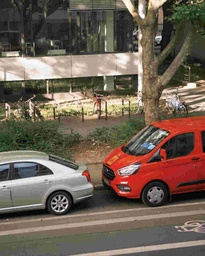
#> input picture res/m1_q10_444_adaptive_8.jpg, 205 x 256 px, shrunk from 1080 x 1350 before the run
$ python evals.py res/m1_q10_444_adaptive_8.jpg
#> lines starting #> are read from the running program, lines starting #| are printed output that depends on the picture
### encoder.py
import numpy as np
import imageio.v3 as io

from typing import Optional, Union, Literal, Dict, Tuple, List
from collections import defaultdict
from pathlib import Path
from dataclasses import dataclass
import math
import struct
import sys
import argparse

Subsampling = Literal["gray", "444", "422", "420"]

LUMA_QUANT_TABLE = np.array([
    [16, 11, 10, 16, 24, 40, 51, 61],
    [12, 12, 14, 19, 26, 58, 60, 55],
    [14, 13, 16, 24, 40, 57, 69, 56],
    [14, 17, 22, 29, 51, 87, 80, 62],
    [18, 22, 37, 56, 68, 109, 103, 77],
    [24, 35, 55, 64, 81, 104, 113, 92],
    [49, 64, 78, 87, 103, 121, 120, 101],
    [72, 92, 95, 98, 112, 100, 103, 99]
    ])
CHROMA_QUANT_TABLE = np.array([
    [17, 18, 24, 47, 99, 99, 99, 99],
    [18, 21, 26, 66, 99, 99, 99, 99],
    [24, 26, 56, 99, 99, 99, 99, 99],
    [47, 66, 99, 99, 99, 99, 99, 99],
    [99, 99, 99, 99, 99, 99, 99, 99],
    [99, 99, 99, 99, 99, 99, 99, 99],
    [99, 99, 99, 99, 99, 99, 99, 99],
    [99, 99, 99, 99, 99, 99, 99, 99]
    ])
ZIGZAG = np.array([
    0, 1, 8, 16, 9, 2, 3, 10,
    17, 24, 32, 25, 18, 11, 4, 5,
    12, 19, 26, 33, 40, 48, 41, 34,
    27, 20, 13, 6, 7, 14, 21, 28,
    35, 42, 49, 56, 57, 50, 43, 36,
    29, 22, 15, 23, 30, 37, 44, 51,
    58, 59, 52, 45, 38, 31, 39, 46,
    53, 60, 61, 54, 47, 55, 62, 63
    ])

LUMA_DC_BITS = [0x00, 0x01, 0x05, 0x01, 0x01, 0x01, 0x01, 0x01,     # [T.81] - Table K.3
                0x01, 0x00, 0x00, 0x00, 0x00, 0x00, 0x00, 0x00]
CHROMA_DC_BITS = [0x00, 0x03, 0x01, 0x01, 0x01, 0x01, 0x01, 0x01,   # [T.81] - Table K.4
                  0x01, 0x01, 0x01, 0x00, 0x00, 0x00, 0x00, 0x00]
DC_VAL = [0x00, 0x01, 0x02, 0x03, 0x04, 0x05, 0x06, 0x07, 0x08, 0x09, 0x0A, 0x0B]

LUMA_AC_BITS = [0x00, 0x02, 0x01, 0x03, 0x03, 0x02, 0x04, 0x03,     # [T.81] - Table K.5
                0x05, 0x05, 0x04, 0x04, 0x00, 0x00, 0x01, 0x7D]
LUMA_AC_VAL = [0x01,0x02,0x03,0x00,0x04,0x11,0x05,0x12,0x21,0x31,0x41,0x06,0x13,0x51,0x61,0x07,
               0x22,0x71,0x14,0x32,0x81,0x91,0xA1,0x08,0x23,0x42,0xB1,0xC1,0x15,0x52,0xD1,0xF0,
               0x24,0x33,0x62,0x72,0x82,0x09,0x0A,0x16,0x17,0x18,0x19,0x1A,0x25,0x26,0x27,0x28,
               0x29,0x2A,0x34,0x35,0x36,0x37,0x38,0x39,0x3A,0x43,0x44,0x45,0x46,0x47,0x48,0x49,
               0x4A,0x53,0x54,0x55,0x56,0x57,0x58,0x59,0x5A,0x63,0x64,0x65,0x66,0x67,0x68,0x69,
               0x6A,0x73,0x74,0x75,0x76,0x77,0x78,0x79,0x7A,0x83,0x84,0x85,0x86,0x87,0x88,0x89,
               0x8A,0x92,0x93,0x94,0x95,0x96,0x97,0x98,0x99,0x9A,0xA2,0xA3,0xA4,0xA5,0xA6,0xA7,
               0xA8,0xA9,0xAA,0xB2,0xB3,0xB4,0xB5,0xB6,0xB7,0xB8,0xB9,0xBA,0xC2,0xC3,0xC4,0xC5,
               0xC6,0xC7,0xC8,0xC9,0xCA,0xD2,0xD3,0xD4,0xD5,0xD6,0xD7,0xD8,0xD9,0xDA,0xE1,0xE2,
               0xE3,0xE4,0xE5,0xE6,0xE7,0xE8,0xE9,0xEA,0xF1,0xF2,0xF3,0xF4,0xF5,0xF6,0xF7,0xF8,
               0xF9,0xFA]
CHROMA_AC_BITS = [0x00, 0x02, 0x01, 0x02, 0x04, 0x04, 0x03, 0x04,   # [T.81] - Table K.6
                  0x07, 0x05, 0x04, 0x04, 0x00, 0x01, 0x02, 0x77]
CHROMA_AC_VAL = [0x00,0x01,0x02,0x03,0x11,0x04,0x05,0x21,0x31,0x06,0x12,0x41,0x51,0x07,0x61,0x71,
                 0x13,0x22,0x32,0x81,0x08,0x14,0x42,0x91,0xA1,0xB1,0xC1,0x09,0x23,0x33,0x52,0xF0,
                 0x15,0x62,0x72,0xD1,0x0A,0x16,0x24,0x34,0xE1,0x25,0xF1,0x17,0x18,0x19,0x1A,0x26,
                 0x27,0x28,0x29,0x2A,0x35,0x36,0x37,0x38,0x39,0x3A,0x43,0x44,0x45,0x46,0x47,0x48,
                 0x49,0x4A,0x53,0x54,0x55,0x56,0x57,0x58,0x59,0x5A,0x63,0x64,0x65,0x66,0x67,0x68,
                 0x69,0x6A,0x73,0x74,0x75,0x76,0x77,0x78,0x79,0x7A,0x82,0x83,0x84,0x85,0x86,0x87,
                 0x88,0x89,0x8A,0x92,0x93,0x94,0x95,0x96,0x97,0x98,0x99,0x9A,0xA2,0xA3,0xA4,0xA5,
                 0xA6,0xA7,0xA8,0xA9,0xAA,0xB2,0xB3,0xB4,0xB5,0xB6,0xB7,0xB8,0xB9,0xBA,0xC2,0xC3,
                 0xC4,0xC5,0xC6,0xC7,0xC8,0xC9,0xCA,0xD2,0xD3,0xD4,0xD5,0xD6,0xD7,0xD8,0xD9,0xDA,
                 0xE2,0xE3,0xE4,0xE5,0xE6,0xE7,0xE8,0xE9,0xEA,0xF2,0xF3,0xF4,0xF5,0xF6,0xF7,0xF8,
                 0xF9,0xFA]
DEFAULT_DHT = {(0, 0): (LUMA_DC_BITS, DC_VAL),    # (coeff, channel)
               (1, 0): (LUMA_AC_BITS, LUMA_AC_VAL),
               (0, 1): (CHROMA_DC_BITS, DC_VAL),
               (1, 1): (CHROMA_AC_BITS, CHROMA_AC_VAL)}

@dataclass(frozen=True)
class Component:
    cid: int
    name: str
    v: int      # Sampling factor
    h: int
    qid: int    # 0 - Luminance, 1 - Chrominance
    dcid: int
    acid: int

@dataclass
class PreprocessedImage:
    height: int
    width: int
    subsampling: Subsampling
    components: List[Component]
    planes: Dict[str, np.ndarray]
    qtables: Dict[int, np.ndarray]
    max_v: int
    max_h: int
    mcu_h: int
    mcu_w: int
    precision: int
    quant_cache: List[Optional[List[Optional[np.ndarray]]]]

class BitWriter:
    # [36 lines left out: functions __init__, write, flush, not called in this run]

class _Counter:
    def __init__(self, freq: List[int]):
        self.freq = freq
    def __getitem__(self, symbol: int):
        self.freq[symbol] += 1
        return (0, 0)

class SymbolCounter:
    # [13 lines left out: functions __init__, __getitem__, not called in this run]

    def write(self, code: int, length: int):
        pass
    def flush(self):
        return b""

# Process image
# [13 lines left out: function normalizeImage, not called in this run]

def RGB2YCbCr(rgb: np.ndarray, precision: int = 8) -> Tuple[np.ndarray, np.ndarray, np.ndarray]:
    """
    RGB to YCbCr conversion
    Four decimal position accuracy
    [T.871]
    """
    x = rgb.astype(np.float64)
    r, g, b = x[:, :, 0], x[:, :, 1], x[:, :, 2]
    y = 0.299 * r + 0.587 * g + 0.114 * b
    cb = -0.1687 * r - 0.3313 * g + 0.5 * b + (1 << (precision - 1))
    cr = 0.5 * r - 0.4187 * g - 0.0813 * b + (1 << (precision - 1))
    return y, cb, cr

def getTargetSize(n: int, m: int) -> int:
    return -(-n // m) * m

# [65 lines left out: functions padEdge, downsample, preprocessImage, not called in this run]

# DCT & Quantization
def generateDCT():
    """
    8x8 orthonormal DCT of Type-II
    """
    t = np.zeros((8, 8), dtype=np.float64)
    for i in range(8):
        a = math.sqrt(1 / 8) if i == 0 else math.sqrt(2 / 8)
        for j in range(8):
            t[i, j] = a * math.cos(((2 * j + 1) * i * math.pi) / 16)
    return t

DCT = generateDCT()
DCT_T = DCT.T

# [170 lines left out: functions generateQuantTable, quantizeBlock, buildSymbolMap, predictSample, buildScanTables, _buildScanTable and 1 more, not called in this run]

def category(value: int) -> int:
    t = abs(int(value))
    return 0 if t == 0 else t.bit_length()

# [159 lines left out: functions encodeSample, getEntropyData, getMCUs, encodeBlock, not called in this run]

# Marker
def u16_BE(x: int) -> bytes:
    return struct.pack(">H", x)

# [8 lines left out: function buildMarker, not called in this run]

def getAPP0_JFIF():
    payload = (b"JFIF\x00" + bytes([1, 1]) + bytes([0]) + u16_BE(1) + u16_BE(1) + bytes([0, 0]))
    return buildMarker(0xE0, payload)

# [164 lines left out: functions getDQT, getSOF, getHuffmanTables, _getHuffmanTable, getScanHeader, encodeOutput and 3 more, not called in this run]

# [2 lines that do not run on import are left out]

### decoder.py
import numpy as np

from typing import Optional, Union, Dict, Tuple, List
from pathlib import Path
from dataclasses import dataclass
import struct
import argparse

import matplotlib
import matplotlib.pyplot as plt
matplotlib.use("QtAgg")

from encoder import ZIGZAG, DCT, DCT_T

@dataclass
class Component:
    cid: int
    name: str
    v: int
    h: int
    qid: int
    dcid: int = 0
    acid: int = 0

@dataclass
class Scan:
    components: List[Component]
    Ss: int
    Se: int
    Ah: int
    Al: int
    data: bytes
    predictor: int
    htables: Dict[Tuple[int, int], Dict[Tuple[int, int], int]]

@dataclass
class ParsedImage:
    height: int
    width: int
    components: List[Component]
    qtables: Dict[int, np.ndarray]
    htables: Dict[Tuple[int, int], Dict[Tuple[int, int], int]]
    scans: List[Scan]
    precision: int
    lossless: bool

class BitReader:
    def __init__(self, data: bytes):
        self.data = data
        self.pos = 0
        self.acc = 0
        self.nbits = 0

    def read(self, n: int):
        value = 0
        for _ in range(n):
            value = (value << 1) | self.readBit()
        return value

    def readBit(self):
        if self.nbits == 0:
            self.acc = self.data[self.pos]
            self.pos += 1
            if self.acc == 0xFF:
                if self.data[self.pos] == 0x00:
                    self.pos += 1   # Byte destuffing
                else: raise ValueError("Unexpected marker")
            self.nbits = 8

        self.nbits -= 1
        return (self.acc >> self.nbits) & 1

def as_u16(data: bytes, i: int) -> int:
    return struct.unpack(">H", data[i:i + 2])[0]

def inverseDCT(zigzag: np.ndarray, qtable: np.ndarray, precision: int = 8) -> np.ndarray:
    zz = np.zeros(64, dtype=np.float64)
    zz[ZIGZAG] = zigzag

    coeff = zz.reshape(8, 8)
    inv = DCT_T @ (coeff * qtable) @ DCT + (1 << (precision - 1))
    return np.clip(inv, 0, (1 << precision) - 1)

def readSegment(data: bytes, i: int) -> Tuple[bytes, int]:
    length = as_u16(data, i)
    return data[i + 2:i + length], i + length

def readMarker(data: bytes, i: int) -> Tuple[int, int]:
    while i < len(data) and data[i] != 0xFF: i += 1
    if i >= len(data):
        raise ValueError("Marker not found")
    while i < len(data) and data[i] == 0xFF: i += 1
    if i >= len(data):
        raise ValueError("Marker symbol not found")
    return data[i], i + 1

def readScanData(data: bytes, pos: int):
    i0 = pos

    while pos < len(data):
        if data[pos] != 0xFF:
            pos += 1
            continue

        if data[pos + 1] == 0x00:
            pos += 2
            continue

        if data[pos + 1] in (0xC4, 0xD9, 0xDA):
            return data[i0:pos], pos

        raise ValueError("Unexpected marker")
    raise ValueError("Missing EOI marker")

# Parser
def parseImage(source: Union[str, Path, bytes]) -> ParsedImage:
    if isinstance(source, (str, Path)):
        data = Path(source).read_bytes()
    else:
        data = source

    if len(data) < 2 or data[:2] != b"\xFF\xD8":
        raise ValueError("Missing SOI marker")

    height, width, precision = None, None, None
    components = None
    qtables, htables = {}, {}
    scans = []
    predictor = None
    lossless = False

    pos = 2
    while pos < len(data):
        marker, pos = readMarker(data, pos)
        if marker == 0xD9:      # EOI
            break

        payload, pos = readSegment(data, pos)

        if marker == 0xDA:      # SOS
            if components is None:
                raise ValueError("SOS before SOF")
            scan_components, Ss, Se, Ah, Al = parseSOS(payload, components)
            if lossless: predictor = Ss
            scan_data, pos = readScanData(data, pos)
            scans.append(Scan(scan_components, Ss, Se, Ah, Al, scan_data, predictor, dict(htables)))

        elif marker == 0xDB:    # DQT
            parseDQT(payload, qtables)
        elif marker == 0xC4:    # DHT
            parseHuffmanTables(payload, htables)
        elif marker in (0xC0, 0xC1, 0xC2, 0xC3):
            height, width, components, precision = parseSOF(payload)
            if marker == 0xC3: lossless = True

    if None in (height, width, components):
        raise ValueError("Missing SOF0")
    if not scans:
        raise ValueError("Missing scan data")

    return ParsedImage(height, width, components, qtables, htables, scans, precision, lossless)

def parseDQT(payload, qtables) -> None:
    pos = 0
    while pos < len(payload):
        Pq = payload[pos] >> 4
        table_size = 64 * (Pq + 1)
        qid = payload[pos] & 0x0F
        pos += 1

        zz = np.zeros(64, dtype=np.float64)
        if Pq:
            zz[ZIGZAG] = np.asarray([as_u16(payload, pos + i) for i in range(0, 128, 2)]).astype(np.float64)
        else:
            zz[ZIGZAG] = np.asarray(bytearray(payload[pos:pos + table_size]), dtype=np.uint8).astype(np.float64)
        qtables[qid] = zz.reshape(8, 8)
        pos += table_size

def parseHuffmanTables(payload, htables) -> None:
    pos = 0
    while pos < len(payload):
        table_class = payload[pos] >> 4
        table_id = payload[pos] & 0x0F
        if table_class not in (0, 1):
            raise ValueError("Invalid table class")
        pos += 1

        bits = list(payload[pos:pos + 16])
        count = sum(bits)
        pos += 16

        values = list(payload[pos:pos + count])
        pos += count

        htables[(table_class, table_id)] = _buildDecodeMap(bits, values)

def _buildDecodeMap(bits, values):
    map = {}
    code = 0
    pos = 0

    for length in range(1, 17):
        for _ in range(bits[length - 1]):
            map[(code, length)] = int(values[pos])
            code += 1
            pos += 1
        code <<= 1
    return map

def parseSOF(payload: bytes) -> Tuple[int, int, List[Component], int]:
    precision = payload[0]
    height, width = as_u16(payload, 1), as_u16(payload, 3)
    Nf = payload[5]

    pos = 6
    components = []
    for _ in range(Nf):
        cid = payload[pos]
        size = payload[pos + 1]
        qid = payload[pos + 2]

        h, v = size >> 4, size & 0x0F
        name = {1: "Y", 2: "Cb", 3: "Cr"}.get(cid)
        components.append(Component(cid, name, v, h, qid))

        pos += 3

    return height, width, components, precision

def parseSOS(payload: bytes, components: List[Component]) -> Tuple[List[Component], int, int, int, int]:
    Ns = payload[0]
    if Ns > 4:
        raise ValueError("Invalid number of image components")

    pos = 1
    scan_components = []
    for _ in range(Ns):
        cid = payload[pos]
        pos += 1

        c = next(c for c in components if c.cid == cid)
        if c.cid != cid:
            raise ValueError("Unmatched component ID")
        c.dcid = payload[pos] >> 4
        c.acid = payload[pos] & 0x0F
        scan_components.append(Component(c.cid, c.name, c.v, c.h, c.qid, c.dcid, c.acid))
        pos += 1

    Ss, Se = payload[pos], payload[pos + 1]
    Ah, Al = payload[pos + 2] >> 4, payload[pos + 2] & 0x0F

    return scan_components, Ss, Se, Ah, Al

# Decoder
# [28 lines left out: function reconstructSample, not called in this run]

def decodePlanes(im: ParsedImage) -> Dict[str, np.ndarray]:
    max_v = max(c.v for c in im.components)
    max_h = max(c.h for c in im.components)

    mcu_h, mcu_w = max_v * 8, max_h * 8
    mcu_rows = (im.height + mcu_h - 1) // mcu_h
    mcu_cols = (im.width + mcu_w - 1) // mcu_w

    coeffs = {}
    planes = {}
    for c in im.components:
        if im.lossless:
            h = -(-im.height * c.v // max_v)
            w = -(-im.width * c.h // max_h)
            planes[c.name] = np.zeros((h, w), dtype=np.int32)
        else:
            coeffs[c.name] = np.zeros((mcu_rows * c.v, mcu_cols * c.h, 64), dtype=np.float64)

    for scan in im.scans:
        br = BitReader(scan.data)

        if im.lossless:
            for c in scan.components:
                table = scan.htables[(0, c.dcid)]
                plane = planes[c.name]
                h, w = plane.shape

                for y in range(h):
                    for x in range(w):
                        Px = reconstructSample(plane, y, x, scan.predictor, im.precision)
                        ssss = readCodeword(br, table)
                        diff = getCoeff(br, ssss)
                        plane[y, x] = Px + diff

        elif scan.Ss == 0:
            pred = {c.cid: 0 for c in scan.components}
            for my in range(mcu_rows):
                for mx in range(mcu_cols):
                    for c in scan.components:
                        dc_table = scan.htables[(0, c.dcid)]
                        ac_table = scan.htables[(1, c.acid)] if scan.Se > 0 else None

                        for vy in range(c.v):
                            for hx in range(c.h):
                                by = my * c.v + vy
                                bx = mx * c.h + hx

                                coeffs[c.name][by, bx], pred[c.cid] = decodeBlock(br, dc_table, ac_table, pred[c.cid], scan.Ss, scan.Se)

        else:
            c = scan.components[0]
            ac_table = scan.htables[(1, c.acid)]
            nblocks_y = (im.height * c.v + 8 * max_v - 1) // (8 * max_v)
            nblocks_x = (im.width  * c.h + 8 * max_h - 1) // (8 * max_h)
            for by in range(nblocks_y):
                for bx in range(nblocks_x):
                    decodeBlock(br, None, ac_table, None, scan.Ss, scan.Se, coeffs[c.name][by, bx])


    for c in im.components:
        if im.lossless:
            planes[c.name] = np.clip(planes[c.name], 0, (1 << im.precision) - 1).astype(np.float64)
        else:
            plane = np.zeros((mcu_rows * c.v * 8, mcu_cols * c.h * 8), dtype=np.float64)
            for y in range(mcu_rows * c.v):
                for x in range(mcu_cols * c.h):
                    y0, x0 = y * 8, x * 8
                    plane[y0:y0 + 8, x0:x0 + 8] = inverseDCT(coeffs[c.name][y, x], im.qtables[c.qid], im.precision)
            planes[c.name] = plane

    return planes

def decodeBlock(br: BitReader,
                dc_table,
                ac_table,
                pred: Optional[int],
                Ss: int = 0,
                Se: int = 63,
                block: Optional[np.ndarray] = None):
    if block is None:
        block = np.zeros(64, dtype=np.int32)

    if Ss == 0:
        ssss = readCodeword(br, dc_table)
        diff = getCoeff(br, ssss)
        dc = pred + diff
        block[0] = dc
        if Se == 0:
            return block, dc

    i = max(1, Ss)
    while i < Se + 1:
        run_size = readCodeword(br, ac_table)

        if run_size == 0x00:    # EOB
            break
        if run_size == 0xF0:
            i += 16
            continue

        run = run_size >> 4
        size = run_size & 0x0F

        i += run
        block[i] = getCoeff(br, size)
        i += 1

    if Ss == 0:
        return block, dc
    return block

def readCodeword(br: BitReader, table) -> int:
    code = 0
    for length in range(1, 17):
        code = (code << 1) | br.readBit()

        symbol = table.get((code, length))
        if symbol is not None:
            return symbol
    raise ValueError("Invalid code word")

def getCoeff(br: BitReader, size: int) -> int:
    if size == 0:
        return 0

    diff = br.read(size)

    if diff < (1 << (size - 1)):
        diff -= (1 << size) - 1
    return diff

def upsample(plane: np.ndarray,
             component: Component,
             max_v: int,
             max_h: int,
             target_h: int,
             target_w: int) -> np.ndarray:
    out = np.repeat(np.repeat(plane, max_v // component.v, axis=0), max_h // component.h, axis=1)

    return out[:target_h, :target_w]

def YCbCr2RGB(y, cb, cr, precision: int = 8) -> np.ndarray:
    """
    YCbCr to RGB conversion
    Four decimal position accuracy
    [T.871]
    """
    cb -= 1 << precision - 1
    cr -= 1 << precision - 1

    r = y + 1.402 * cr
    g = y - 0.3441 * cb - 0.7141 * cr
    b = y + 1.772 * cb

    rgb = np.stack([r, g, b], axis=2)
    return np.clip(np.rint(rgb), 0, (1 << precision) - 1).astype(np.uint8 if precision == 8 else np.uint16)

def decodeInput(source: Union[str, Path, bytes]) -> Tuple[np.ndarray, int]:
    im = parseImage(source)
    planes = decodePlanes(im)

    max_v = max(c.v for c in im.components)
    max_h = max(c.h for c in im.components)

    y = planes["Y"]

    if len(im.components) == 1:
        return np.rint(y[:im.height, :im.width]).astype(np.uint8 if im.precision == 8 else np.uint16), im.precision

    y = y[:im.height, :im.width]
    cb = upsample(planes["Cb"],
                  im.components[1],
                  max_v, max_h,
                  im.height, im.width)
    cr = upsample(planes["Cr"],
                  im.components[2],
                  max_v, max_h,
                  im.height, im.width)

    return YCbCr2RGB(y, cb, cr, im.precision), im.precision

# [4 lines left out: function parseArgs, not called in this run]

# [15 lines that do not run on import are left out]

### evals.py
import numpy as np
import imageio.v3 as io

from pathlib import Path
import argparse

from decoder import decodeInput
from encoder import RGB2YCbCr

import matplotlib
import matplotlib.pyplot as plt
matplotlib.use("QtAgg")

plt.rcParams.update({
    "text.usetex": True,
    "font.family": "serif",
})

def getImages(input, output):
    a = io.imread(input).astype(np.float64)
    b, precision = decodeInput(output)

    if b.ndim == 2:
        a = np.stack(RGB2YCbCr(a, precision), axis=2)

        cb = np.full_like(b, 1 << (precision - 1))
        cr = np.full_like(b, 1 << (precision - 1))
        b = np.stack([b, cb, cr], axis=2)

        if precision != 8:
            a *= ((1 << precision) - 1) / 255
        return a, b, precision

    if precision != 8:
        a *= ((1 << precision) - 1) / 255
    a = np.stack(RGB2YCbCr(a, precision), axis=2)
    b = np.stack(RGB2YCbCr(b, precision), axis=2)
    return a, b, precision

# [4 lines left out: function snr, not called in this run]

def _psnr(input, output, precision):
    rmse = np.sqrt(np.mean((input - output) ** 2))
    if rmse == 0:
        return float("inf")
    return float(20 * np.log10(((1 << precision) - 1) / rmse))

def parseArgs():
    parser = argparse.ArgumentParser()
    parser.add_argument("input")
    # parser.add_argument("output")
    return parser.parse_args()

# [10 lines left out: function main, not called in this run]

def psnr(output):
    args = parseArgs()
    input, output, precision = getImages(Path(args.input), Path(output))
#> in RGB2YCbCr, `r, g, b = x[:, :, 0], x[:, :, 1], x[:, :, 2]`:
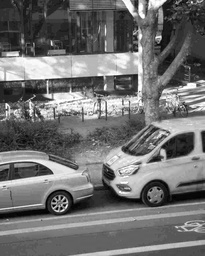
#> r: shape (256, 205) float64; min 0, max 255, mean 112.2
#> in RGB2YCbCr, `r, g, b = x[:, :, 0], x[:, :, 1], x[:, :, 2]`:
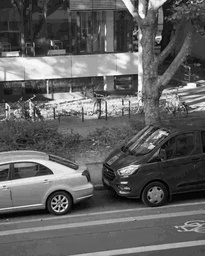
#> g: shape (256, 205) float64; min 0, max 255, mean 96.9
#> in RGB2YCbCr, `r, g, b = x[:, :, 0], x[:, :, 1], x[:, :, 2]`:
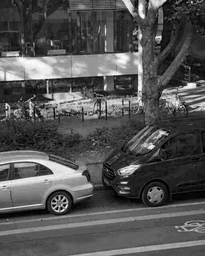
#> b: shape (256, 205) float64; min 0, max 255, mean 83.9
#> in RGB2YCbCr, `y = 0.299 * r + 0.587 * g + 0.114 * b`:
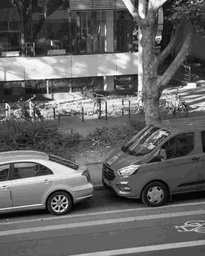
#> y: shape (256, 205) float64; min 0, max 254.8, mean 100
#> in RGB2YCbCr, `cb = -0.1687 * r - 0.3313 * g + 0.5 * b + (1 << (precision - 1))`:
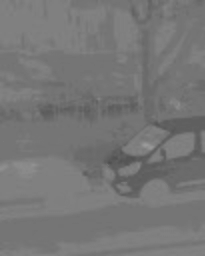
#> cb: shape (256, 205) float64; min 78.94, max 155.1, mean 118.9
#> (the rest of the program and of its run is left out)
